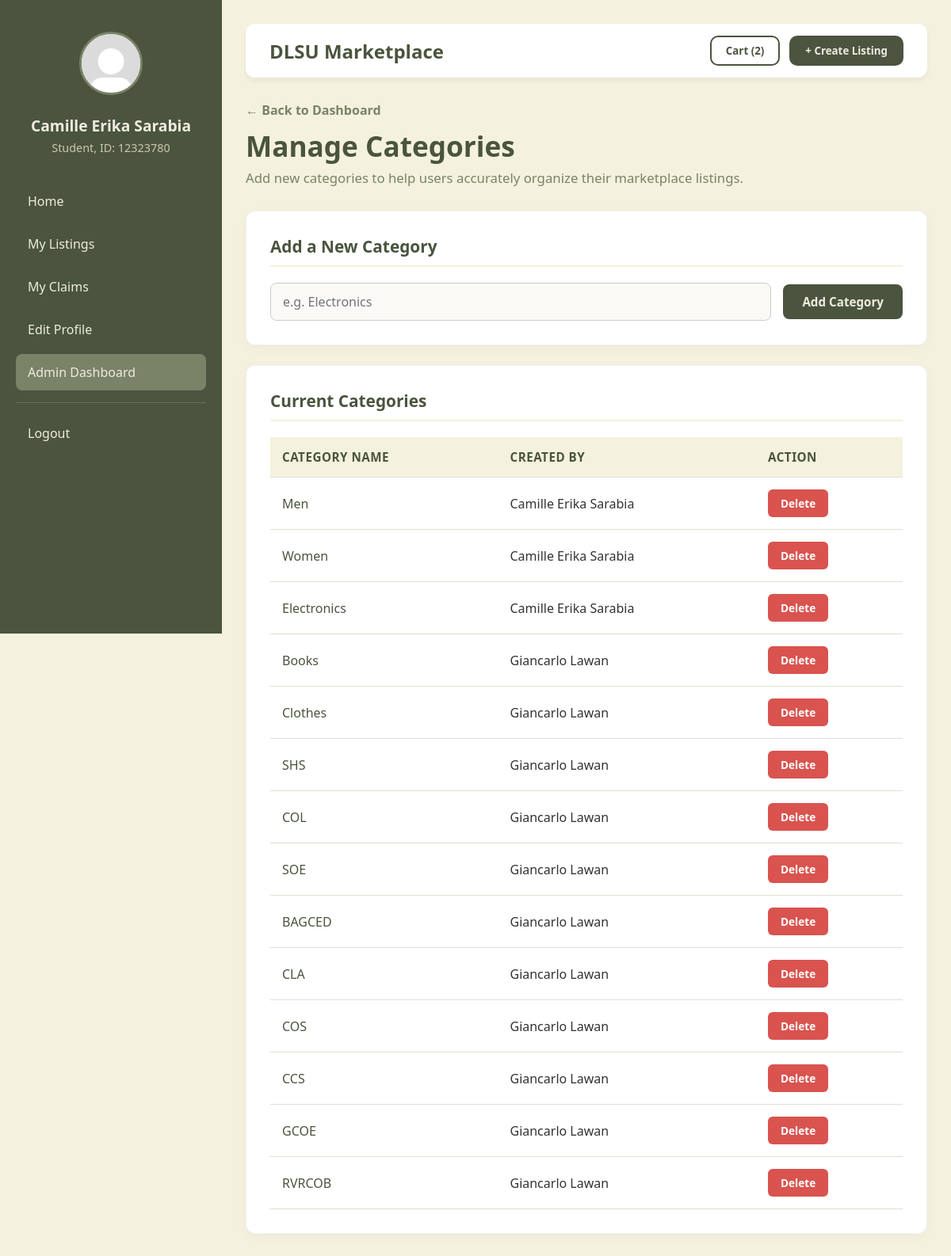
Screenshot of /admin_categories.php (signed in) with the database file from the repository.
### tables this page shows
CREATE TABLE `categories` (
  `category_id` int NOT NULL,
  `category_name` varchar(100) NOT NULL,
  `created_by_admin_id` int NOT NULL,
  `created_at` timestamp NULL DEFAULT CURRENT_TIMESTAMP
);

### admin_categories.php (the view, shortened to what this page needs)
<?php
require 'db.php';
$user_id = $_SESSION['user_id'];
$dlsu_id_number = $_SESSION['dlsu_id_number'];
$first_name = $_SESSION['first_name'];
$last_name = $_SESSION['last_name'];
$full_name = trim($first_name . ' ' . $last_name);
$role = $_SESSION['role'];
$profile_pic = 'profile_pictures/' . $_SESSION['profile_picture'];
$cart_query = "SELECT COUNT(*) AS cart_count
               FROM cart
               WHERE buyer_id = ?";
$stmt = $conn->prepare($cart_query);
$stmt->bind_param('i', $user_id);
$stmt->execute();
$cart_result = $stmt->get_result();
$cart_row = $cart_result->fetch_assoc();
$cart_count = $cart_row['cart_count'];
$categories = [];
$cat_query = "SELECT c.*, CONCAT(u.first_name, ' ', u.last_name) AS full_name
              FROM categories c
              LEFT JOIN admin_accounts a ON a.admin_id = c.created_by_admin_id
              LEFT JOIN users u ON u.user_id = a.user_id
              ORDER BY c.created_at DESC";
$stmt = $conn->prepare($cat_query);
$stmt->execute();
$cat_result = $stmt->get_result();
if ($cat_result->num_rows > 0) {
    while ($row = $cat_result->fetch_assoc()) {
        $categories[] = $row;
    }
}
?>
<!DOCTYPE html>
<html lang="en">
<head>
    <link rel="stylesheet" href="stylesheets/home.css" />
    <link rel="stylesheet" href="stylesheets/admin.css" />
</head>
<body>
    <div class="dashboard-container">
        <aside class="sidebar">
            <div class="user-profile-section">
                <img src="<?= htmlspecialchars($profile_pic); ?>" alt="Profile" class="nav-logo">
                <div class="user-info-display">
                    <h2 class="user-name"><?= htmlspecialchars($full_name); ?></h2>
                    <p class="user-id"><?= htmlspecialchars("$role, ID: $dlsu_id_number"); ?></p>
                </div>
            </div>
            <nav class="nav-menu">
                <a href="home.php">Home</a>
                <a href="mylistings.php">My Listings</a>
                <a href="myclaims.php">My Claims</a>
                <a href="editprofile.php">Edit Profile</a>
                <a href="admin_dashboard.php" class="active">Admin Dashboard</a>
                <hr class="nav-divider">
                <a href="logout.php" class="logout-link">Logout</a>
            </nav>
        </aside>
        <main class="main-content">
            <header class="top-bar" style="margin-bottom: 30px;">
                <form action="admin_categories.php" method="POST" class="top-bar-form" style="display: flex; width: 100%; justify-content: space-between;">
                    <div class="title-header">
                        <h2 style="margin-top: 3px;">DLSU Marketplace</h2>
                    </div>
                    <div class="header-actions">
                        <button type="submit" class="cart-btn" name="action" value="viewcart">Cart (<?= htmlspecialchars($cart_count); ?>)</button>
                        <button type="submit" class="create-listing-btn" name="action" value="createlisting">+ Create Listing</button>
                    </div>
                </form>
            </header>
            <div class="admin-header">
                <a href="admin_dashboard.php" class="back-link">← Back to Dashboard</a>
                <h1>Manage Categories</h1>
                <p>Add new categories to help users accurately organize their marketplace listings.</p>
            </div>
            <div class="admin-panel">
                <h3>Add a New Category</h3>
                <form action="admin_categories.php" method="POST" class="admin-inline-form">
                    <input type="text" name="category_name" class="admin-input" placeholder="e.g. Electronics" required>
                    <button type="submit" name="action" value="addcategory" class="admin-btn">Add Category</button>
                </form>
            </div>
            <div class="admin-panel" style="margin-top: 25px;">
                <h3>Current Categories</h3>
                <table class="admin-table">
                    <tr>
                        <th>Category Name</th>
                        <th>Created By</th>
                        <th>Action</th>
                    </tr>
                    <?php foreach ($categories as $cat): ?>
                        <tr>
                            <td style="font-weight: 500; color: #4a543e;"><?= htmlspecialchars($cat['category_name']); ?></td>
                            <td><?= htmlspecialchars($cat['full_name']); ?></td>
                            <td>
                                <form action="admin_categories.php" method="POST" style="margin: 0;">
                                    <button type="submit" name="action" value="deletecategory" class="btn-delete" onclick="return confirm('Are you sure you want to delete this category?');">Delete</button>
                                </form>
                            </td>
                        </tr>
                    <?php endforeach; ?>
                </table>
            </div>
        </main>
    </div>
</body>
</html>

### stylesheets/home.css (style rules this page uses)
* { box-sizing: border-box; margin: 0; padding: 0; font-family: "Segoe UI", Tahoma, Geneva, Verdana, sans-serif; }
body { background-color: #f4f1de; color: #333; }
.dashboard-container { display: flex; min-height: 100vh; }
.sidebar { width: 280px; background-color: #4a543e; color: #eeece0; padding: 40px 20px; position: fixed; height: 100vh; display: flex; flex-direction: column; }
.user-profile-section { text-align: center; margin-bottom: 35px; }
.nav-logo { width: 80px; height: 80px; border-radius: 50%; border: 3px solid #798367; margin-bottom: 15px; object-fit: cover; background-color: #eeece0; }
.user-name { font-size: 1.2rem; margin: 5px 0; color: #eeece0; }
.user-id { font-size: 0.9rem; color: #cec8b0; font-weight: 400; }
.nav-menu a { color: #eeece0; text-decoration: none; padding: 12px 15px; display: block; border-radius: 8px; margin-bottom: 8px; transition: 0.2s; }
.nav-menu a:hover, .nav-menu a.active { background: #798367; }
.nav-divider { border: 0; border-top: 1px solid rgba(238, 236, 224, 0.2); margin: 15px 0; }
.main-content { margin-left: 280px; flex: 1; padding: 30px; }
.top-bar { display: flex; justify-content: space-between; align-items: center; padding: 15px 30px; background: #fff; border-radius: 12px; box-shadow: 0 4px 6px rgba(0, 0, 0, 0.05); margin-bottom: 30px; }
.title-header h2 { color: #4a543e; }
.header-actions { display: flex; gap: 12px; }
.cart-btn { background: transparent; border: 2px solid #4a543e; color: #4a543e; padding: 8px 18px; border-radius: 10px; font-weight: 600; cursor: pointer; transition: 0.3s; }
.create-listing-btn { background: #4a543e; color: #eeece0; border: none; padding: 10px 20px; border-radius: 10px; font-weight: 600; cursor: pointer; }

### stylesheets/admin.css (style rules this page uses)
.admin-header { margin-bottom: 30px; }
.admin-header h1 { color: #4a543e; font-size: 2.2rem; margin-bottom: 5px; }
.admin-header p { color: #798367; font-size: 1.05rem; }
.back-link { color: #798367; text-decoration: none; font-weight: bold; margin-bottom: 10px; display: inline-block; }
.admin-btn { background: #4a543e; color: #eeece0; padding: 12px 24px; border-radius: 8px; text-decoration: none; font-weight: bold; transition: background-color 0.2s; border: none; cursor: pointer; display: inline-block; font-size: 0.95rem; }
.admin-panel { background: #fff; border-radius: 12px; padding: 30px; box-shadow: 0 4px 15px rgba(0, 0, 0, 0.03); border: 1px solid rgba(0, 0, 0, 0.05); }
.admin-panel h3 { color: #4a543e; font-size: 1.3rem; margin-bottom: 20px; border-bottom: 2px solid #f4f1de; padding-bottom: 10px; }
.admin-inline-form { display: flex; gap: 15px; align-items: center; }
.admin-input { flex-grow: 1; padding: 12px 15px; border: 1px solid #ccc; border-radius: 8px; font-size: 1rem; background-color: #faf9f5; transition: border-color 0.2s, box-shadow 0.2s; outline: none; }
.btn-delete { background-color: #d9534f; color: white; padding: 8px 16px; border-radius: 6px; border: none; cursor: pointer; font-size: 0.85rem; font-weight: bold; transition: background-color 0.2s, transform 0.1s; }
.admin-table { width: 100%; border-collapse: collapse; }
.admin-table th, .admin-table td { padding: 15px; text-align: left; border-bottom: 1px solid #e0dfd5; }
.admin-table th { background-color: #f4f1de; color: #4a543e; font-weight: bold; font-size: 0.95rem; text-transform: uppercase; letter-spacing: 0.5px; }

### rows the page displays
categories: category_name "Men", full_name "Camille Erika Sarabia"
categories: category_name "Women", full_name "Camille Erika Sarabia"
categories: category_name "Electronics", full_name "Camille Erika Sarabia"
categories: category_name "Books", full_name "Giancarlo Lawan"
categories: category_name "Clothes", full_name "Giancarlo Lawan"
categories: category_name "SHS", full_name "Giancarlo Lawan"
categories: category_name "COL", full_name "Giancarlo Lawan"
categories: category_name "SOE", full_name "Giancarlo Lawan"
categories: category_name "BAGCED", full_name "Giancarlo Lawan"
categories: category_name "CLA", full_name "Giancarlo Lawan"
categories: category_name "COS", full_name "Giancarlo Lawan"
categories: category_name "CCS", full_name "Giancarlo Lawan"
categories: category_name "GCOE", full_name "Giancarlo Lawan"
categories: category_name "RVRCOB", full_name "Giancarlo Lawan"

### other values shown
$full_name "Camille Erika Sarabia"
$cart_count "2"
